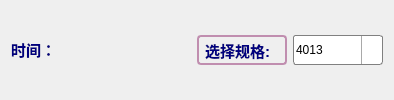
     <widget class="QWidget" name="widget_6" native="true">
      <layout class="QGridLayout" name="gridLayout_10">
       <item row="0" column="2">
        <widget class="QComboBox" name="data_button_2">
         <property name="sizePolicy">
          <sizepolicy hsizetype="Preferred" vsizetype="Preferred">
           <horstretch>0</horstretch>
           <verstretch>0</verstretch>
          </sizepolicy>
         </property>
         <property name="minimumSize">
          <size>
           <width>90</width>
           <height>30</height>
          </size>
         </property>
         <property name="maximumSize">
          <size>
           <width>90</width>
           <height>30</height>
          </size>
         </property>
         <property name="styleSheet">
          <string notr="true">QComboBox {
     border :  1px  solid  gray ;
     border-radius:  3px ;
     padding :  1px  2px  1px  2px ;  
}
QComboBox::drop-down {
     subcontrol-origin: padding;
     subcontrol- position :  top  right ;
     width :  20px ;
 
     border-left-width :  1px ;
     border-left-color : darkgray;
     border-left-style :  solid ;  /* just a single line */
     border-top-right-radius:  3px ;  /* same radius as the QComboBox */
     border-bottom-right-radius:  3px ;
}</string>
         </property>
         <item>
          <property name="text">
           <string>4013</string>
          </property>
         </item>
         <item>
          <property name="text">
           <string>其他</string>
          </property>
         </item>
        </widget>
       </item>
       <item row="0" column="1">
        <widget class="QLabel" name="select_treaty_label">
         <property name="sizePolicy">
          <sizepolicy hsizetype="Preferred" vsizetype="Preferred">
           <horstretch>0</horstretch>
           <verstretch>0</verstretch>
          </sizepolicy>
         </property>
         <property name="minimumSize">
          <size>
           <width>90</width>
           <height>30</height>
          </size>
         </property>
         <property name="maximumSize">
          <size>
           <width>90</width>
           <height>30</height>
          </size>
         </property>
         <property name="styleSheet">
          <string notr="true">QLabel {
    font: 11pt;
	font: bold;
	font-family:&quot;Vrinda&quot;;
    color: rgb(0, 0, 127);
	border: 2px solid rgb(192,142,175);
    border-radius: 4px;
     padding: 2px;

}</string>
         </property>
         <property name="text">
          <string>选择规格:</string>
         </property>
        </widget>
       </item>
       <item row="0" column="0">
        <widget class="QLabel" name="label_2">
         <property name="minimumSize">
          <size>
           <width>180</width>
           <height>30</height>
          </size>
         </property>
         <property name="maximumSize">
          <size>
           <width>180</width>
           <height>30</height>
          </size>
         </property>
         <property name="styleSheet">
          <string notr="true">QLabel {
    font: 11pt;
	font: bold;
	font-family:&quot;Vrinda&quot;;
    color: rgb(0, 0, 127);
}</string>
         </property>
         <property name="text">
          <string>时间：</string>
         </property>
         <property name="textFormat">
          <enum>Qt::RichText</enum>
         </property>
         <property name="scaledContents">
          <bool>true</bool>
         </property>
        </widget>
       </item>
      </layout>
     </widget>
